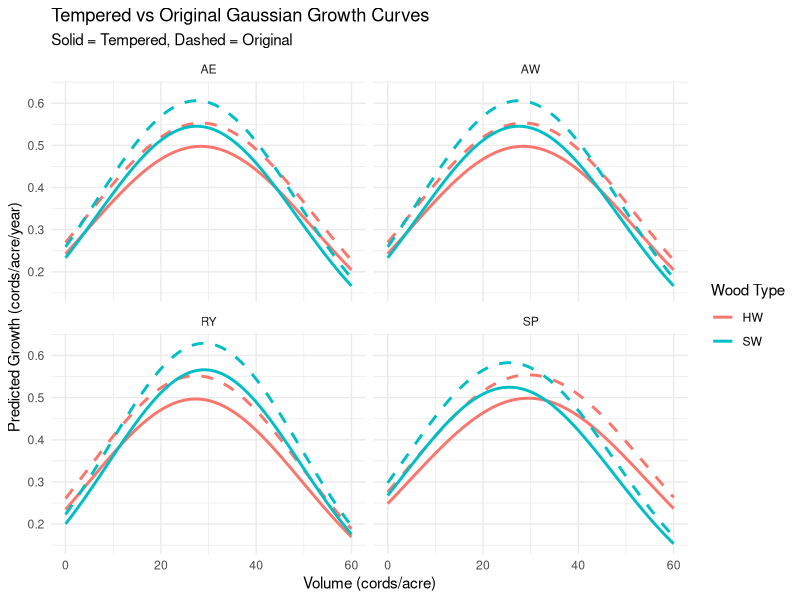

Write R code to recreate this figure.
## ---- chunk 1
knitr::opts_chunk$set(echo = FALSE, message = FALSE, warning = FALSE)
library(tibble)
library(dplyr)
library(ggplot2)
library(tidyr)
## ---- chunk 2
original_tbl <- tribble(
  ~unit, ~wood, ~a, ~mu, ~sigma,
  "RY", "HW", 0.552, 27.3, 22.3,
  "RY", "SW", 0.629, 29.1, 20.2,
  "SP", "HW", 0.554, 29.5, 25.0,
  "SP", "SW", 0.583, 25.5, 22.0,
  "AE", "HW", 0.553, 28.4, 23.7,
  "AE", "SW", 0.606, 27.5, 21.1,
  "AW", "HW", 0.553, 28.4, 23.7,
  "AW", "SW", 0.606, 27.5, 21.1
)
knitr::kable(original_tbl, digits = 3, caption = "Original Gaussian Parameters (Unadjusted)")
## ---- chunk 3
tempered_tbl <- original_tbl %>%
  mutate(a = a * 0.9)
knitr::kable(tempered_tbl, digits = 3, caption = "Tempered Gaussian Parameters (Peak a × 0.9)")
## ---- chunk 4
# Prepare curve data
gaussian <- function(vol, a, mu, sigma) {
  a * exp(-0.5 * ((vol - mu) / sigma)^2)
}

vol <- seq(0, 60, length.out = 200)

make_curve_data <- function(tbl, label) {
  expand.grid(volume = vol, unit = unique(tbl$unit), wood = c("HW", "SW")) %>%
    left_join(tbl, by = c("unit", "wood")) %>%
    mutate(
      model = label,
      growth = gaussian(volume, a, mu, sigma),
      linetype = ifelse(model == "Tempered", "solid", "dashed")
    )
}

original_data <- make_curve_data(original_tbl, "Original")
tempered_data <- make_curve_data(tempered_tbl, "Tempered")
plot_df <- bind_rows(original_data, tempered_data)

# Final plot
ggplot(plot_df, aes(x = volume, y = growth, color = wood, linetype = linetype)) +
  geom_line(size = 1) +
  facet_wrap(~unit) +
  scale_linetype_identity() +
  labs(
    title = "Tempered vs Original Gaussian Growth Curves",
    subtitle = "Solid = Tempered, Dashed = Original",
    x = "Volume (cords/acre)",
    y = "Predicted Growth (cords/acre/year)",
    color = "Wood Type"
  ) +
  theme_minimal()
